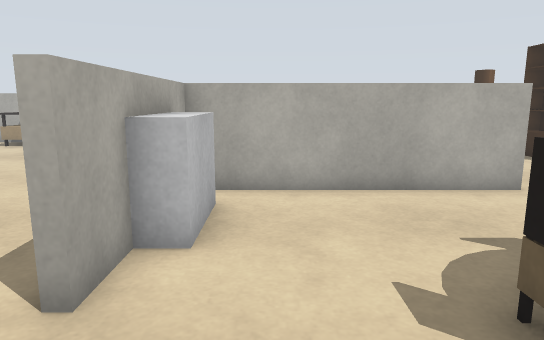
view 1 (above)

16 first-person views from a walk through a robot-simulator world made for Gazebo. The camera is 1 m above the floor, tilts 10° down and sees 70° across. The floor is counted in squares, 0.5 m on a side. Each view is taken from the middle of a square. On the plan, view 1 faces up. The plan holds only what a view shows up to about 19 squares ahead; the rest is blank.

view 2
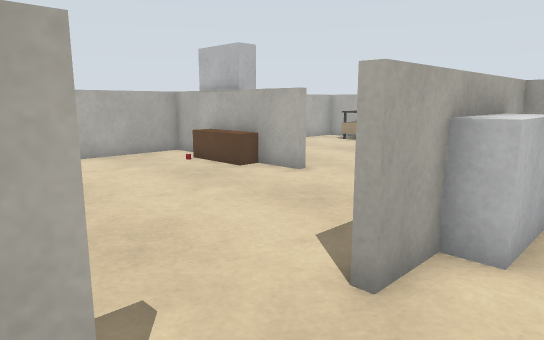

view 3
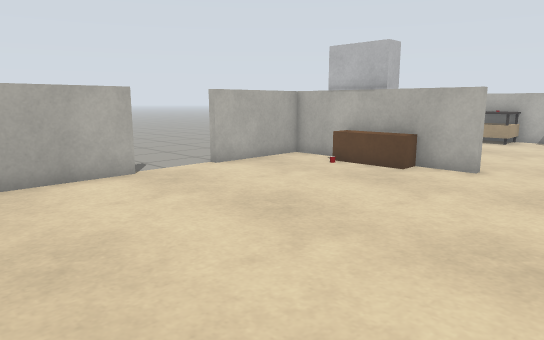

view 4
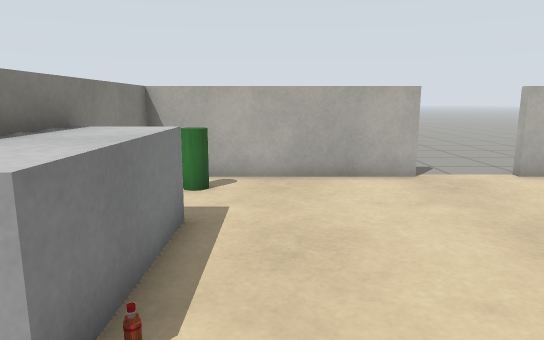

view 5
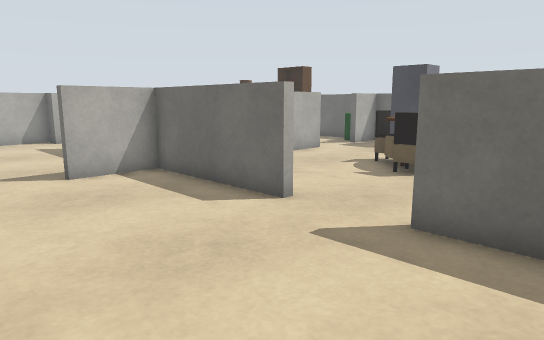

view 6
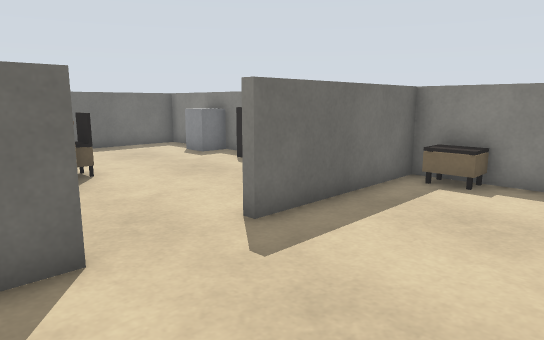

view 7
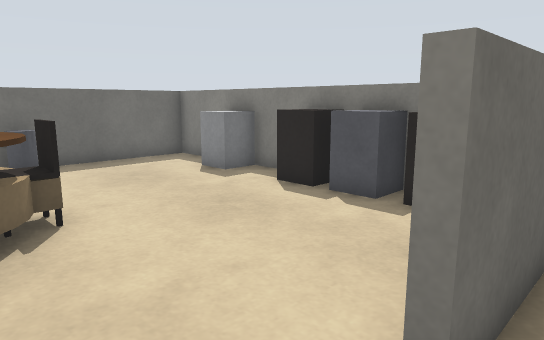

view 8
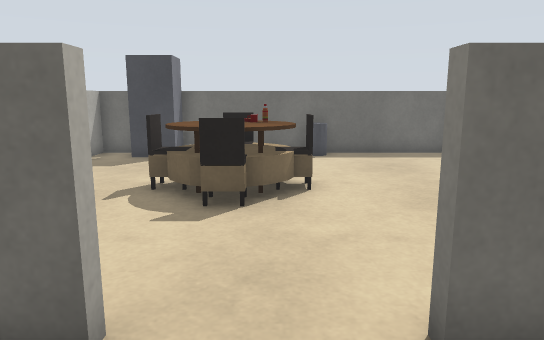

view 9
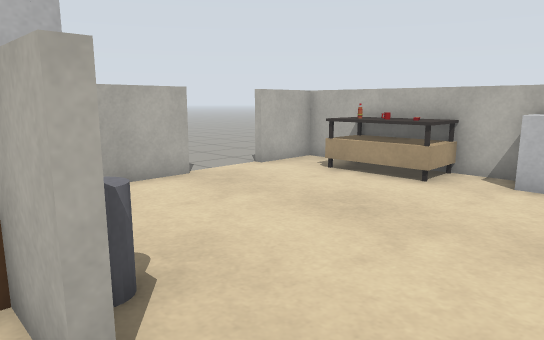

view 10
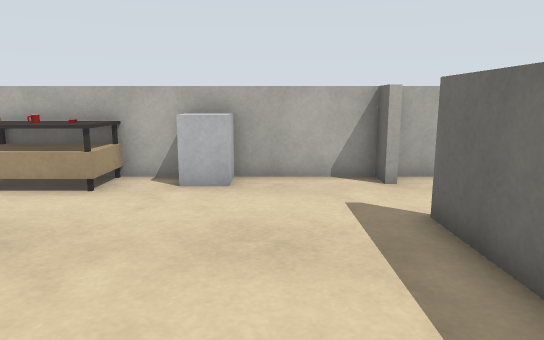

view 11
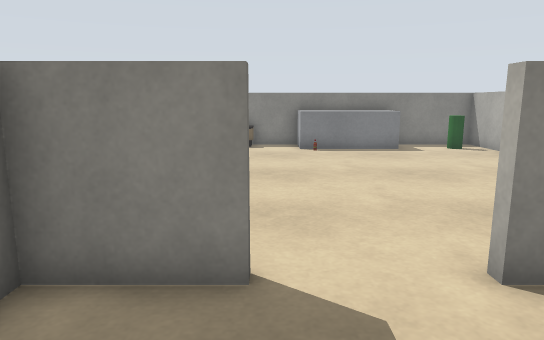

view 12
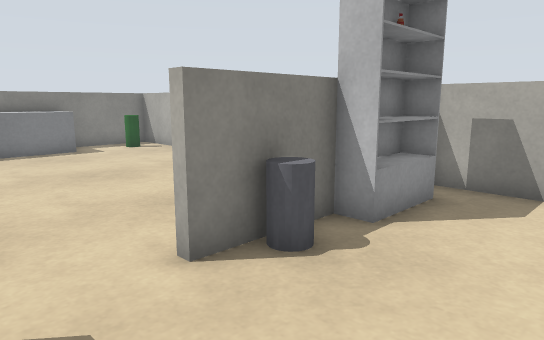

view 13
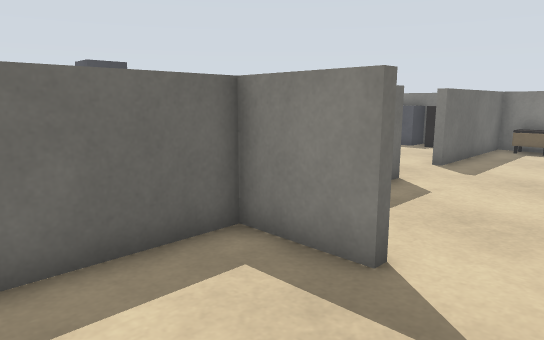

view 14
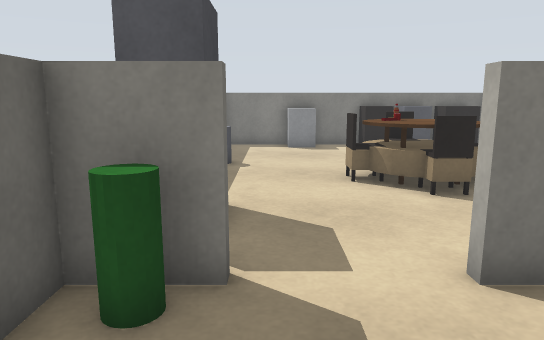

view 15
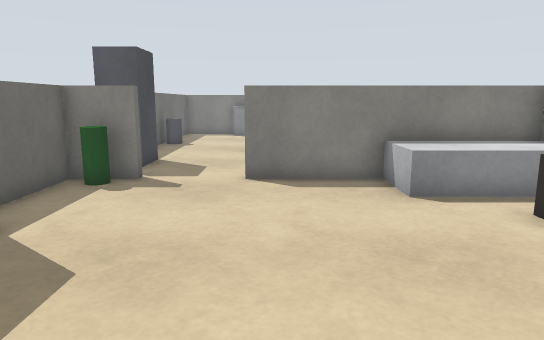

view 16
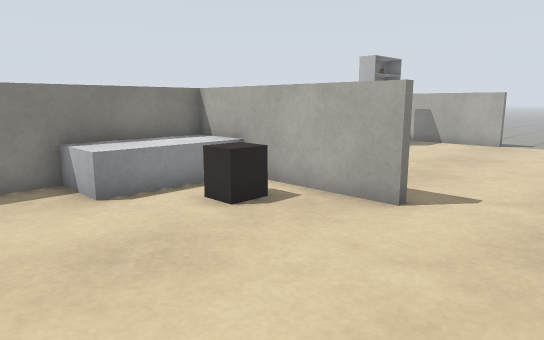

### Floor plan
Points are (right, up) in squares from view 1. A wall is a line through its corners. A room is listed if a view was taken in it or the views show most of it. See-through windows are left out.
Room 1 (views 1, 2, 3, 4, 5, 6, 7, 8, 9, 10, 11, 12, 13)
walls: (-2.2, 3.4) (-2.2, 5.5); (-1.9, 5.5) (-1.9, 3.4); (-1.9, 0.8) (-1.9, 0.2); (-2.2, 7.4) (-2.2, 9) (-2.2, 15.6); (-4.8, 9) (-2.2, 9); (-1.9, 8.7) (-1.9, 7.4); (-7.5, 8.7) (-10.5, 8.7); (-10.5, 9) (-7.5, 9); (-5.5, -5.3) (-4.5, -5.3); (-2.2, -5.3) (-2.2, 0.8); (-12.4, 8.7) (-14.3, 8.7) (-14.3, 4.6); (-14.3, 2) (-14.3, -5.3) (-10.4, -5.3); (5.8, 8.7) (-1.9, 8.7) (-4.8, 8.7); (4.4, -5.3) (5.6, -5.3); (9.4, 8.7) (8.5, 8.7); (-2.2, 18.2) (-2.2, 19.3) (-5.2, 19.3); (-14.3, 14.1) (-14.3, 9.2); (10.3, 0.6) (10.3, 5.5); (7.4, -5.3) (10.3, -5.3) (10.3, -0.4); (10.3, 7.5) (10.3, 8.7); (-7.6, 19.3) (-8.2, 19.3); (-12.6, 19.3) (-14.3, 19.3) (-14.3, 16.8)
ways out: opening at (-2, 17) to room 2; opening at (7, 9) to room 2; opening at (-15, 3); opening at (-15, 15)
objects: green cylinder (-13, -4); shelf (-13, 9) to (-11, 10); other object (-12, 7); TV cabinet (-12, 8) to (-10, 8); table (-12, 18) to (-9, 19); grey box (-10, -5) to (-6, -4); bin (-9, 9) to (-9, 10); other object (-7, -3); white box (-7, 18) to (-6, 19); coffee table (-4, -5) to (-3, -5); cabinet (-2, 6) to (-1, 7); counter (-1, -5) to (0, -4); grey box (1, -5) to (2, -4); brown box (3, -5) to (4, -4); table (3, 2) to (5, 4); chair (3, 3); chair (4, 1); chair (4, 4) to (4, 5); white box (6, -5) to (7, -4); chair (6, 3); fridge (9, 6) to (10, 7)
Room 2 (views 14, 15, 16)
walls: (8.4, 9) (10.3, 9) (10.3, 11.8); (10.3, 8.7) (9.4, 8.7); (-1.9, 15.6) (-1.9, 8.7); (-2.2, 9) (5.8, 9); (-0.6, 19.3) (-1.6, 19.3); (10.3, -0.4) (10.3, 0.6)
ways out: opening at (-2, 17) to room 1; opening at (7, 9) to room 1
objects: white box (-1, 10) to (2, 11); brown box (0, 13); green cylinder (9, 10); bin (10, 0); bookshelf (10, 13) to (10, 15)

Positions as (right, up) in squares from view 1, and headings:
1: (0, 0), facing up
2: (0, 0), facing up-left
3: (-4, -3), facing up-left
4: (-4, -2), facing left
5: (-8, -2), facing up-right
6: (-7, 5), facing down-right
7: (-3, 3), facing down-right
8: (-5, 2), facing right
9: (-5, 8), facing up-left
10: (-5, 9), facing up
11: (-5, 13), facing down
12: (-5, 13), facing down-left
13: (-7, 13), facing down-right
14: (8, 13), facing down
15: (5, 19), facing down
16: (5, 19), facing down-left
